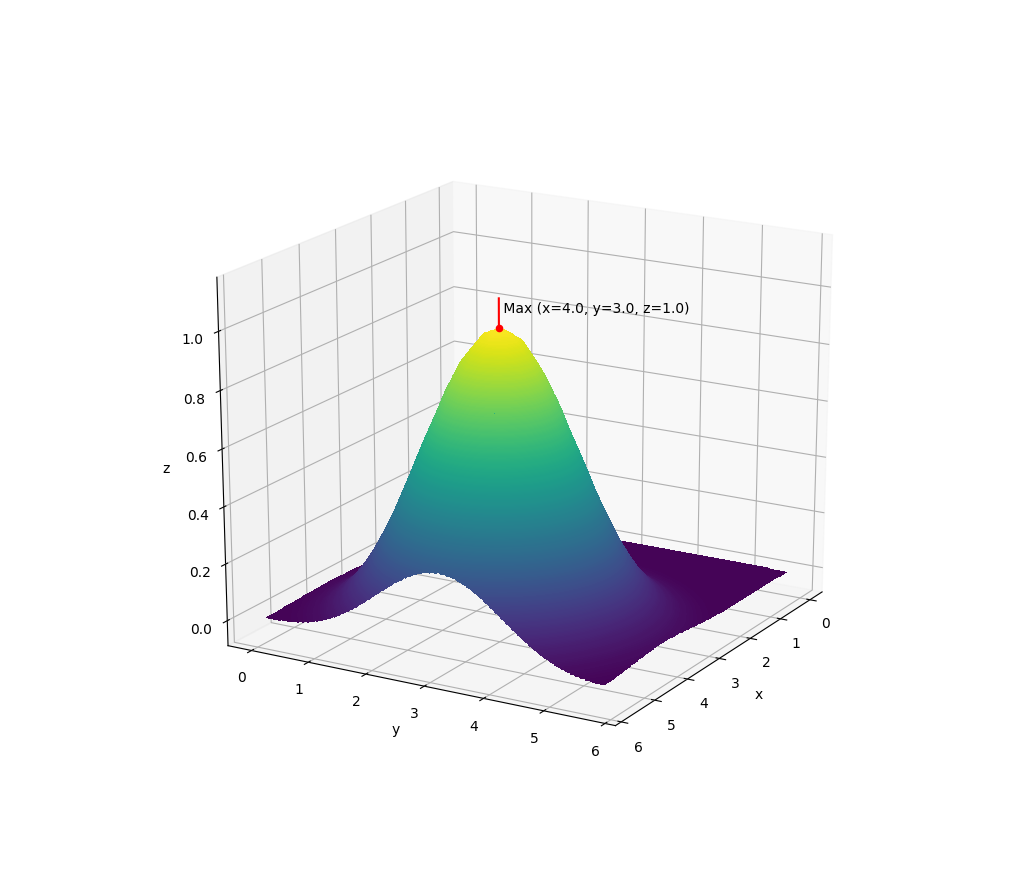

The script that drew this image:
import numpy as np
from mpl_toolkits.mplot3d import axes3d
import matplotlib as mpl
import matplotlib.pyplot as plt

if __name__=='__main__':
    data = []
    max_tuple = (0,0,0)

    fd = open('Data', 'r')
    for line in fd.readlines():
        elems = line.split()
        if len(elems) == 3:
            data.append([float(elems[0]), float(elems[1]), float(elems[2])])

    data = np.array(data)
    
    maxZ_tuple = data[data.argmax(0)[2]]
    
    xs = data[:,0]
    ys = data[:,1]
    zs = data[:,2]
    X = np.reshape(xs, (24,24))
    Y = np.reshape(ys, (24,24))
    Z = np.reshape(zs, (24,24))
    
    minZ = Z.min()
    maxZ = maxZ_tuple[2]

    fig = plt.figure()
    ax = fig.add_subplot(111, projection='3d')

    ax.set_xlabel('x')
    ax.set_ylabel('y')
    ax.set_zlabel('z')

    ax.contourf(X,Y,Z, levels=np.linspace(minZ,maxZ,300))
    
    x,y,z = maxZ_tuple
    ax.text(x, y, z+0.05, ' Max (x={}, y={}, z={})'.format(x,y,z))
    ax.scatter([x],[y],[z], c='red')
    ax.plot([x, x],[y, y],[z-.1, z+.1], c='red')

    ax.view_init(20, 30)
    plt.show()
